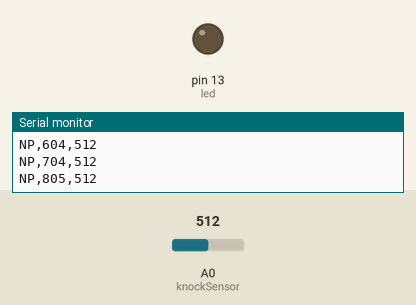
This sketch was run on a simulated Arduino Uno, built with avr-gcc and run on an emulated ATmega328P. On the bench: output pins drawn as LEDs (lit = HIGH), the last lines printed to the serial monitor. The test bench sets the inputs (shaded band); at power-on: A0 (knockSensor) = 512.

Above: at 0.9 s.
1.3 s: A0 (knockSensor) set to 12
4.3 s: A0 (knockSensor) set to 9
At 4.6 s:
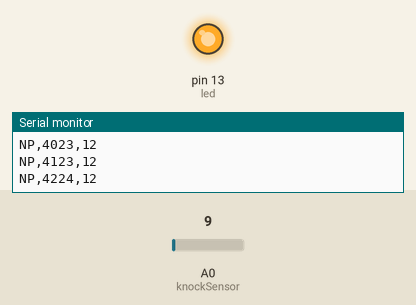
5.8 s: A0 (knockSensor) set to 122
At 6.33 s:
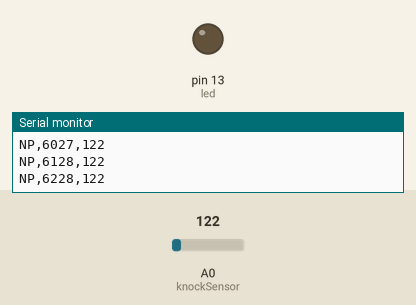
8.8 s: A0 (knockSensor) set to 0
At 9.9 s:
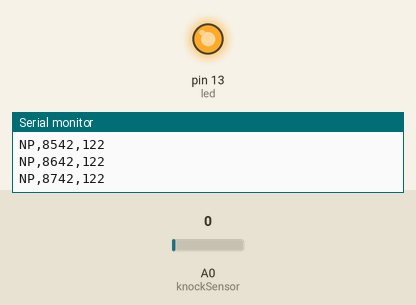
Timing chart, 0 to 11.3 s (numbered marks = the images above; inputs shaded):
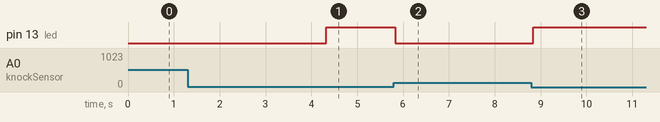

The sketch:

Nerf_Target.ino
```cpp
const int knockSensor = A0;
const int led = 13;
const int threshold = 10;

int sensorReading = 0;

void setup() {
  pinMode(led, OUTPUT);
  digitalWrite(led, HIGH);
  Serial.begin(9600);
  Serial.println("Nerf Target v0.0.1, github.com/mcoms/nerf-target, 2014.");
}

void loop() {
  sensorReading = analogRead(knockSensor);
  if (sensorReading > threshold) {
    String packet = String("NP,") + millis() + String(',') + sensorReading;
    Serial.println(packet);
    digitalWrite(led, LOW);
  }
  delay(100);
  digitalWrite(led, HIGH);
}
```

Measured:
- the behaviour switches between 11 and 10 on A0 (knockSensor) (found by bisection; images 0 and 1)
- after the input at 4.3 s, pin 13 (led): LOW → HIGH at once
- after the input at 5.8 s, pin 13 (led): HIGH → LOW at once
- after the input at 8.8 s, pin 13 (led): LOW → HIGH at once
